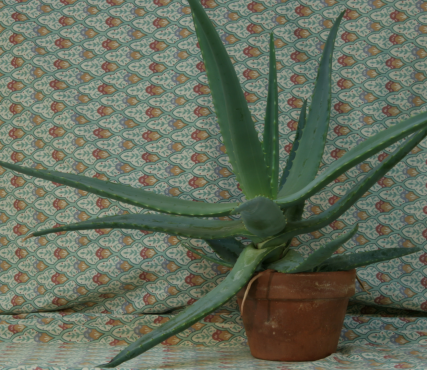
#> input picture week5/Aloe_left_1.png, 427 x 370 px, found by its file name
$ jupyter execute stereo_matching.ipynb   (shell and % lines are left out)
#> lines starting #> are read from the running program, lines starting #| are printed output that depends on the picture
<a href="https://colab.research.google.com/github/Tsatthienmach/AiSummerCode/blob/master/week5/stereo_matching.ipynb" target="_parent"></a>

[cell 1]
import numpy as np
import matplotlib.pyplot as plt
from PIL import Image

[cell 2]
# Clone the entire repo.
%cd cloned-repo

[cell 3]
def stereo_matching_sad(left_img , right_img , kernel_size , disparity_range):
#> called with kernel_size = 9, disparity_range = 64
    left_img = Image.open(left_img).convert("L")
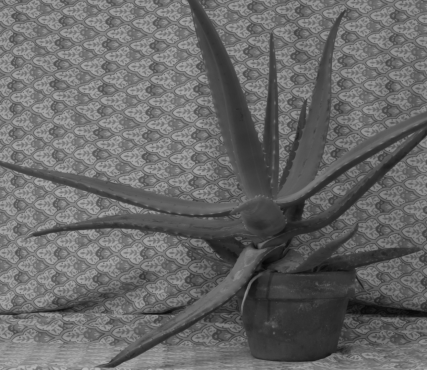
#> left_img: PIL image 427x370 L; min 5, max 184, mean 104.3
    left = np.asarray(left_img)
    right_img = Image.open(right_img).convert('L')
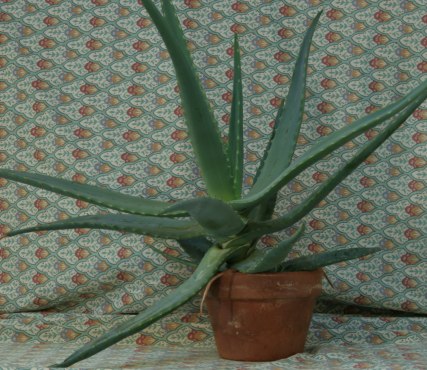
#> input picture week5/Aloe_right_1.png, 427 x 370 px, found by its file name
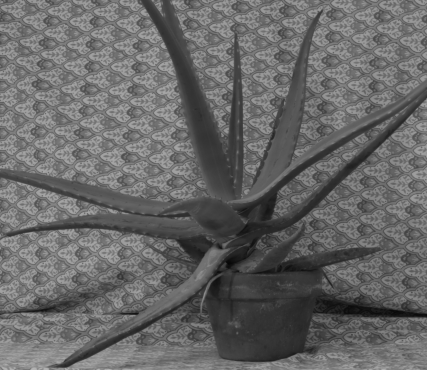
#> right_img: PIL image 427x370 L; min 6, max 180, mean 103.1
    right = np.asarray(right_img)
    height , width = left.shape
#> height = 370; width = 427
    depth = np.zeros((height , width ) , np.uint8)
    kernel_half = int((kernel_size-1)/2)
    scale = 255/disparity_range
    memory = np.ones((disparity_range , height , width))
    for j in range (disparity_range):
        print('.' , end = ' ' )
        data = np.ones((height , width ))
        for y in range (kernel_half , height - kernel_half):
            for x in range ( kernel_half ,width - kernel_half):
                if (x-j >= 0):
                    data[y,x] = abs(int(left[y,x]) - int(right[y, x-j]))/255
        # sum area table
        memory[j] = data.cumsum(axis = 0).cumsum(axis = 1)
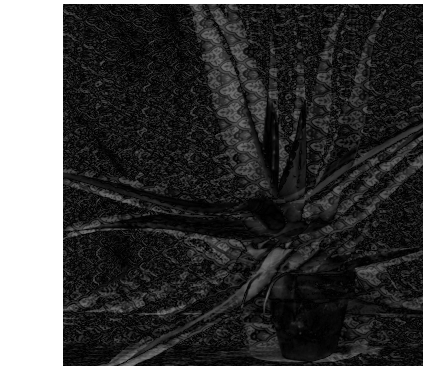
#> data: shape (370, 427) float64; min 0, max 1, mean 0.26
    for y in range (kernel_half + 1, height - kernel_half):
        for x in range ( kernel_half +1 , width - kernel_half):
            x0 = x - kernel_half
            x1 = x + kernel_half
            y0 = y - kernel_half
            y1 = y + kernel_half

            disparity = 0
            cost_min = 100000
            for j in range (disparity_range):
                a = memory[j , y0-1 , x0-1]
                b = memory[j , y0-1 , x1]
                c = memory[j , y1 , x0-1]
                d = memory[j , y1 , x1]
                sad = a+d -c-b
                if sad<   cost_min:
                    cost_min = sad
                    disparity = j
            depth[y,x] = int(disparity*scale)
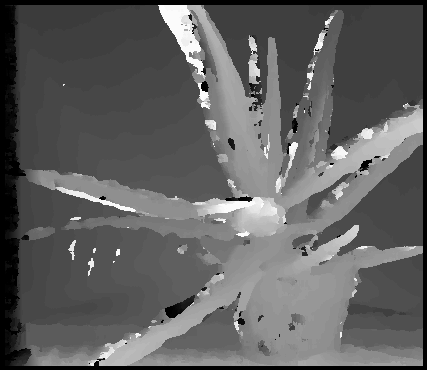
#> depth: shape (370, 427); min 0, max 251, mean 96.4
    Image.fromarray(depth).save('/content/cloned-repo/week5/disparity_Map_sad.png')
